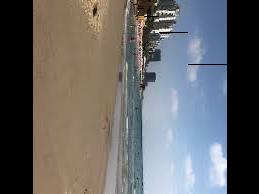

Source code (Python):
import numpy as np
from PIL import Image
import math

# Load the image
image = Image.open('sea.jpg')
image_np = np.array(image)

def rotate_image(image, angle):
    # Get the dimensions of the image
    h, w = image.shape[:2]

    # Convert the angle from degrees to radians
    angle_rad = math.radians(angle)

    # Calculate the center of the image
    center_x, center_y = w // 2, h // 2

    # Create an output image with the same size and type as the input
    rotated_image = np.zeros_like(image)

    # Calculate the rotation matrix
    cos_theta = math.cos(angle_rad)
    sin_theta = math.sin(angle_rad)

    for i in range(h):
        for j in range(w):
            # Calculate the coordinates of the pixel relative to the center
            y = i - center_y
            x = j - center_x

            # Calculate the new coordinates after rotation
            new_x = int(center_x + x * cos_theta - y * sin_theta)
            new_y = int(center_y + x * sin_theta + y * cos_theta)

            # Check if the new coordinates are within the bounds of the image
            if 0 <= new_x < w and 0 <= new_y < h:
                rotated_image[new_y, new_x] = image[i, j]

    return rotated_image

# Rotate the image by 45 degrees
rotated_image_np = rotate_image(image_np, 90)

# Convert back to an image
rotated_image = Image.fromarray(rotated_image_np)

# Show the rotated image
rotated_image.show()

# Save the rotated image
rotated_image.save('nmpy_rotate.jpg')
